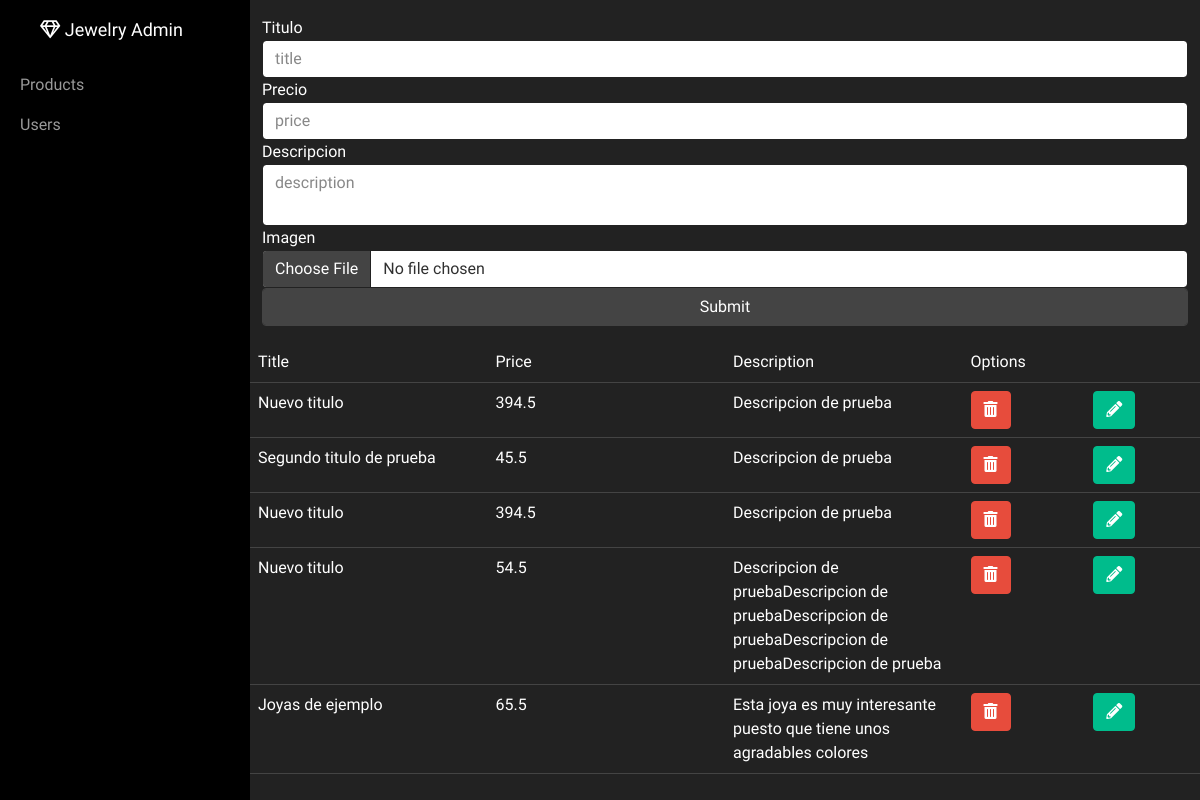
The app's page /administrator/administrator-products.php (signed in) with its own data.
### tables this page shows
CREATE TABLE `shop` (
  `id` int(11) NOT NULL,
  `title` varchar(60) NOT NULL,
  `price` double NOT NULL,
  `description` text NOT NULL,
  `image` mediumblob NOT NULL
);

### utilities_php/dbconnection.php (called while the page is built, shortened)
<?php
    class DBConnection{
        function __construct(){
            $this->db_conn = mysqli_connect("localhost", "root", "", "jewelry");
        }
        function run_query($query){
            return mysqli_query($this->db_conn, $query);
        }
        function fetch_all_products(){
            $query = "SELECT * FROM `shop`";
            $result = $this->run_query($query);
            return $result;
        }
    }
?>

### utilities_php/utilities.php (the view, shortened to what this page needs)
<?php
    require('dbconnection.php');
    function render_table(){
        $conn = new DBConnection();
        $result = $conn->fetch_all_products('1');
        $html_response = "";
        while($rows = mysqli_fetch_array($result)){
            $html_response .= '<tr class="row">';
            $html_response .= '<td class="col">' . $rows['title']. '</td>';
            $html_response .= '<td class="col">' . $rows['price'] . '</td>';
            $html_response .= '<td class="col">' . $rows['description'] . '</td>';
            $html_response .= '<td class="col"> <div class="row">' .
                '<form class="col" method="POST" action="../utilities_php/check_actions.php">' .
                    '<input type="hidden" name="delete_product">'.
                    '<input type="hidden" name="id" value="'. $rows['id'] .'">'.
                    '<button type="submit" value="'. $rows['id'] .'" class="btn btn-danger" title="" name="id"><i class="fas fa-trash-alt"></i></button>' .
                '</form>' .
                '<form class="col" method="POST" action="update-products.php">' .
                    '<input type="hidden" name="update_product" value="'. $rows['id'] .'">'.
                    '<input type="hidden" name="id" value="'. $rows['id'] .'">'.
                    '<button type="submit" class="btn btn-success"><i class="fas fa-pencil-alt"></i></button>'.
                '</form>'.
            '</td></div>';
            $html_response .= "</tr>";
        }
        return $html_response;
    }
?>

### administrator/administrator.php (shortened to what this page needs)
<!DOCTYPE html>
<html lang="en">
<head>
</head>
<body>
<?php require("admin-sidebar.php")?>

### components/dependencies.php (shortened to what this page needs)
<link rel="stylesheet" href="/JEWELRY/static/dependencies/bootstrap.min.css">
<link rel="stylesheet" href="https://pro.fontawesome.com/releases/v5.10.0/css/all.css"/>

### administrator/admin-sidebar.php (shortened to what this page needs)
<?php include('../components/dependencies.php')?>
<div id="wrapper">
    <div id="sidebar-wrapper">
    <ul class="sidebar-nav">
            <li class="sidebar-brand">
                <a href="#">
                    <i class="far fa-gem" style="color: white;"></i> Jewelry Admin
                </a>
            </li>
            <li>
                <a href="administrator-products.php">Products</a>
                <a href="administrator-users.php">Users</a>
            </li>
        </ul>
</div>

### administrator/administrator-products.php (shortened to what this page needs)
<?php
    require("administrator.php");
    require("../utilities_php/utilities.php");
?>
<section class="container-fluid">
    <form action="/JEWELRY/utilities_php/check_actions.php" method="POST" class="pt-3 pb-3" enctype="multipart/form-data" id="form">
        <div class="form-group">
            <label for="title" class="label">Titulo</label>
            <input type="text" class="form-control" name="title" placeholder="title" id="title">
        </div>
        <div class="form-group">
            <label for="title" class="label">Precio</label>
            <input type="number" step="any" class="form-control" name="price" placeholder="price" id="price">
        </div>
        <div class="form-group">
            <label for="title" class="label">Descripcion</label>
            <textarea name="description" class="form-control" col="6" row="8" style="resize: none;" placeholder="description" id="description"></textarea>
        </div>
        <div class="form-group">
            <label for="title" class="label">Imagen</label>
            <input type="file" class="form-control" name="image" title="image" id="image">
        </div>
        <input type="submit" class="btn btn-secondary form-control" placeholder="submit" id="submitBtn">
    </form>
    <table class="table">
        <tr class="row">
            <td class="col">Title</td>
            <td class="col">Price</td>
            <td class="col">Description</td>
            <td class="col">Options</td>
            <?php echo render_table(); ?>
</body>
</html>

### components/dependencies.php (style rules this page uses)
* { font-family: 'Questrial', sans-serif; }

### administrator/admin-sidebar.php (style rules this page uses)
body { overflow-x: hidden; }
#wrapper { padding-left: 0; -webkit-transition: all 0.5s ease; -moz-transition: all 0.5s ease; -o-transition: all 0.5s ease; transition: all 0.5s ease; }
#sidebar-wrapper { z-index: 1000; position: fixed; left: 250px; width: 0; height: 100%; margin-left: -250px; overflow-y: auto; background: #000; -webkit-transition: all 0.5s ease; -moz-transition: all 0.5s ease; -o-transition: all 0.5s ease; transition: all 0.5s ease; }
.sidebar-nav { position: absolute; top: 0; width: 250px; margin: 0; padding: 0; list-style: none; }
.sidebar-nav li { text-indent: 20px; line-height: 40px; }
.sidebar-nav li a { display: block; text-decoration: none; color: #999999; }
.sidebar-nav > .sidebar-brand { height: 65px; font-size: 18px; line-height: 60px; }
.sidebar-nav > .sidebar-brand a { color: #999999; }
@media (min-width:768px) { #wrapper { padding-left: 250px; } }
@media (min-width:768px) { #sidebar-wrapper { width: 250px; } }

### records on screen
shop: title "Nuevo titulo", price "394.5", description "Descripcion de prueba", $rows['id'] 5 (drawn)
shop: title "Segundo titulo de prueba", price "45.5", description "Descripcion de prueba", $rows['id'] 6 (drawn)
shop: title "Nuevo titulo", price "394.5", description "Descripcion de prueba", $rows['id'] 7 (drawn)
shop: title "Nuevo titulo", price "54.5", description "Descripcion de pruebaDescripcion de pruebaDescripcion de pruebaDescripcion de pruebaDescripcion de prueba", $rows['id'] 8 (drawn)
shop: title "Joyas de ejemplo", price "65.5", description "Esta joya es muy interesante puesto que tiene unos agradables colores", $rows['id'] 9 (drawn)
